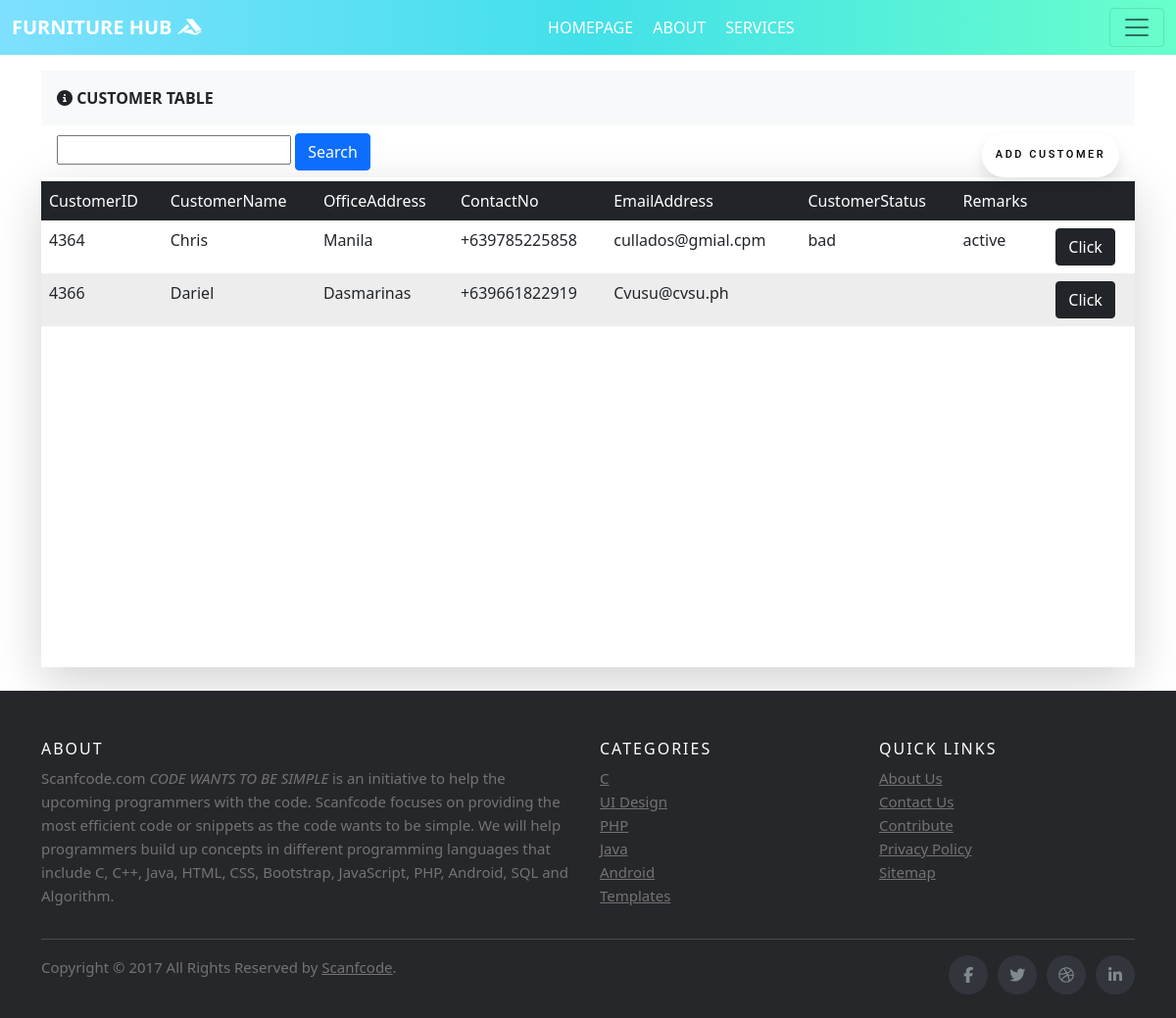
/customertable.php, run on the app's committed database.
### tables this page shows
CREATE TABLE `customer_tbl` (
  `CustomerID` bigint(20) NOT NULL,
  `CustomerName` text NOT NULL,
  `OfficeAddress` text NOT NULL,
  `ContactNo` text NOT NULL,
  `EmailAddress` text NOT NULL,
  `CustomerStatus` varchar(5) NOT NULL,
  `Remarks` text NOT NULL
);

### customertable.php (the view, shortened to what this page needs)
<!DOCTYPE html>
<html>
<head>
</head>
<link href="https://cdn.jsdelivr.net/npm/bootstrap@5.1.3/dist/css/bootstrap.min.css" rel="stylesheet">
<link rel="stylesheet" href="orderstyle/orderstyle.css">
<body>
<nav class="navbar navbar-light  fixed-top " style="background: rgb(126,224,255);
background: linear-gradient(90deg, rgba(126,224,255,1) 0%, rgba(66,224,233,1) 50%, rgba(105,255,203,1) 100%);">
  <div class="container-fluid" >
  	<a class="navbar-brand fw-bold text-white" href="#">FURNITURE HUB <i class="fab fa-accusoft"></i></a>
  	<ul class="my-auto ">
       <a class="navbar-brand fs-6 text-white active">HOMEPAGE</a>
       <a class="navbar-brand fs-6 text-white" href="#">ABOUT</a>
       <a class="navbar-brand fs-6 text-white" href="#">SERVICES</a>
   </ul>
    <button class="navbar-toggler" type="button" data-bs-toggle="offcanvas" data-bs-target="#offcanvasNavbar" aria-controls="offcanvasNavbar">
      <span class="navbar-toggler-icon"></span>
    </button>
  </div>
</nav>
<br><br><br>
<div class="container">
  <div class="p-3 mb-2 bg-light fw-bold"><i class="fas fa-info-circle mr-1"></i> CUSTOMER TABLE</div>
</div>
<div class="container">
<div class="d-flex " style="border: 0px solid black; ">
  <div class="me-auto mx-3">
  <nav >
   <input type="search" id = "search" class="firstname text text-box">
          <button onclick ="search()" onkeyup="search()" onchange="search()" class="btn btn-primary">Search</button>
</nav>
    </div>
      <div class="mx-3">
        <a href="Customer_Insert.php" style="text-decoration: none;"><div class="wrap"><button class="button">ADD CUSTOMER</button></div>
          </a>
      </div>
  </div>
  <div class=" shadow-lg">
  <div id="table-wrapper ">
      <div id="table-scroll">
  <table   class="table table-hover my-1 caption-top table-borderless">
  <thead class="table-dark">
    <tr >
      <th class="fw-light">CustomerID</th>
      <th class="fw-light">CustomerName</th>
      <th class="fw-light">OfficeAddress</th>
      <th class="fw-light">ContactNo</th>
      <th class="fw-light">EmailAddress</th>
      <th class="fw-light">CustomerStatus</th>
      <th class="fw-light">Remarks</th>
      <th class="fw-light"></th>
    </tr>
  </thead>
      <tbody class="color">
<?php
      include 'connection.php';
        $sql = "SELECT * FROM customer_tbl";
        $result = $db->query($sql);
        if($result->num_rows>0){
         while($row=$result->fetch_assoc()){
          $order_id = $row["CustomerID"];
          $customer_id = $row["CustomerName"];
          $orderdetails_id =$row["OfficeAddress"];
          $order_amt = $row["ContactNo"];
          $order_stat = $row["EmailAddress"];
          $encoder_id = $row["CustomerStatus"];
          $remarks = $row["Remarks"];
           echo
          "<tr row_id='$order_id'>
            <td>$order_id</td>"
          ."<td>$customer_id</td>"
          ."<td>$orderdetails_id</td>"
          ."<td>$order_amt</td>"
          ."<td>$order_stat</td>"
          ."<td>$encoder_id</td>"
          ."<td>$remarks</td>"
           . "<td><button type='button' class='btn btn-dark'>Click</button></td>
           </tr>";
          }
          echo "</table>";
          }else{
         echo "0 results";}
        ?>
      </div>
    </div>
  </div>
  </div>
<br>
    <footer class="site-footer">
      <div class="container">
        <div class="row">
          <div class="col-sm-12 col-md-6">
            <h6>About</h6>
            <p class="text-justify">Scanfcode.com <i>CODE WANTS TO BE SIMPLE </i> is an initiative  to help the upcoming programmers with the code. Scanfcode focuses on providing the most efficient code or snippets as the code wants to be simple. We will help programmers build up concepts in different programming languages that include C, C++, Java, HTML, CSS, Bootstrap, JavaScript, PHP, Android, SQL and Algorithm.</p>
          </div>
          <div class="col-xs-6 col-md-3">
            <h6>Categories</h6>
            <ul class="footer-links">
              <li><a href="http://scanfcode.com/category/c-language/">C</a></li>
              <li><a href="http://scanfcode.com/category/front-end-development/">UI Design</a></li>
              <li><a href="http://scanfcode.com/category/back-end-development/">PHP</a></li>
              <li><a href="http://scanfcode.com/category/java-programming-language/">Java</a></li>
              <li><a href="http://scanfcode.com/category/android/">Android</a></li>
              <li><a href="http://scanfcode.com/category/templates/">Templates</a></li>
            </ul>
          </div>
          <div class="col-xs-6 col-md-3">
            <h6>Quick Links</h6>
            <ul class="footer-links">
              <li><a href="http://scanfcode.com/about/">About Us</a></li>
              <li><a href="http://scanfcode.com/contact/">Contact Us</a></li>
              <li><a href="http://scanfcode.com/contribute-at-scanfcode/">Contribute</a></li>
              <li><a href="http://scanfcode.com/privacy-policy/">Privacy Policy</a></li>
              <li><a href="http://scanfcode.com/sitemap/">Sitemap</a></li>
            </ul>
          </div>
        </div>
        <hr>
      </div>
      <div class="container">
        <div class="row">
          <div class="col-md-8 col-sm-6 col-xs-12">
            <p class="copyright-text">Copyright &copy; 2017 All Rights Reserved by
         <a href="#">Scanfcode</a>.
            </p>
          </div>
          <div class="col-md-4 col-sm-6 col-xs-12">
            <ul class="social-icons">
              <li><a class="facebook" href="#"><i class="fa fa-facebook"></i></a></li>
              <li><a class="twitter" href="#"><i class="fa fa-twitter"></i></a></li>
              <li><a class="dribbble" href="#"><i class="fa fa-dribbble"></i></a></li>
              <li><a class="linkedin" href="#"><i class="fa fa-linkedin"></i></a></li>
            </ul>
          </div>
        </div>
      </div>
</footer>
</body>
</html>

### orderstyle/orderstyle.css (style rules this page uses)
html { scroll-behavior: smooth; }
.site-footer { background-color:#26272b; padding:45px 0 20px; font-size:15px; line-height:24px; color:#737373; }
.site-footer hr { border-top-color:#bbb; opacity:0.5 }
.site-footer h6 { color:#fff; font-size:16px; text-transform:uppercase; margin-top:5px; letter-spacing:2px }
.site-footer a { color:#737373; }
.footer-links { padding-left:0; list-style:none }
.footer-links li { display:block }
.footer-links a { color:#737373 }
.site-footer .social-icons { text-align:right }
.site-footer .social-icons a { width:40px; height:40px; line-height:40px; margin-left:6px; margin-right:0; border-radius:100%; background-color:#33353d }
.copyright-text { margin:0 }
.social-icons { padding-left:0; margin-bottom:0; list-style:none }
.social-icons li { display:inline-block; margin-bottom:4px }
.social-icons a { background-color:#eceeef; color:#818a91; font-size:16px; display:inline-block; line-height:44px; width:44px; height:44px; text-align:center; margin-right:8px; border-radius:100%; -webkit-transition:all .2s linear; -o-transition:all .2s linear; transition:all .2s linear }

### customertable.php (style rules this page uses)
table thead { background: #D91100; }
table thead tr th { color: white; pointer-events: none; }
.color tr:nth-child(even) { background-color: #ededed; }
.color td, .color th { padding: 8px; }
#table-scroll { height:500px; overflow-y:auto; overflow-x: hidden; width: auto; }
.wrap { height: 100%; display: flex; align-items: center; justify-content: center; }
.button { width: 140px; height: 45px; font-family: 'Roboto', sans-serif; font-size: 11px; text-transform: uppercase; letter-spacing: 2.5px; font-weight: 500; color: #000; background-color: #fff; border: none; border-radius: 45px; box-shadow: 0px 8px 15px rgba(0, 0, 0, 0.1); transition: all 0.3s ease 0s; cursor: pointer; outline: none; }

### data on the page
customer_tbl: CustomerID "4364", CustomerName "Chris", OfficeAddress "Manila", ContactNo "+639785225858", EmailAddress "cullados@gmial.cpm", CustomerStatus "bad", Remarks "active"
customer_tbl: CustomerID "4366", CustomerName "Dariel", OfficeAddress "Dasmarinas", ContactNo "+639661822919", EmailAddress "Cvusu@cvsu.ph"
